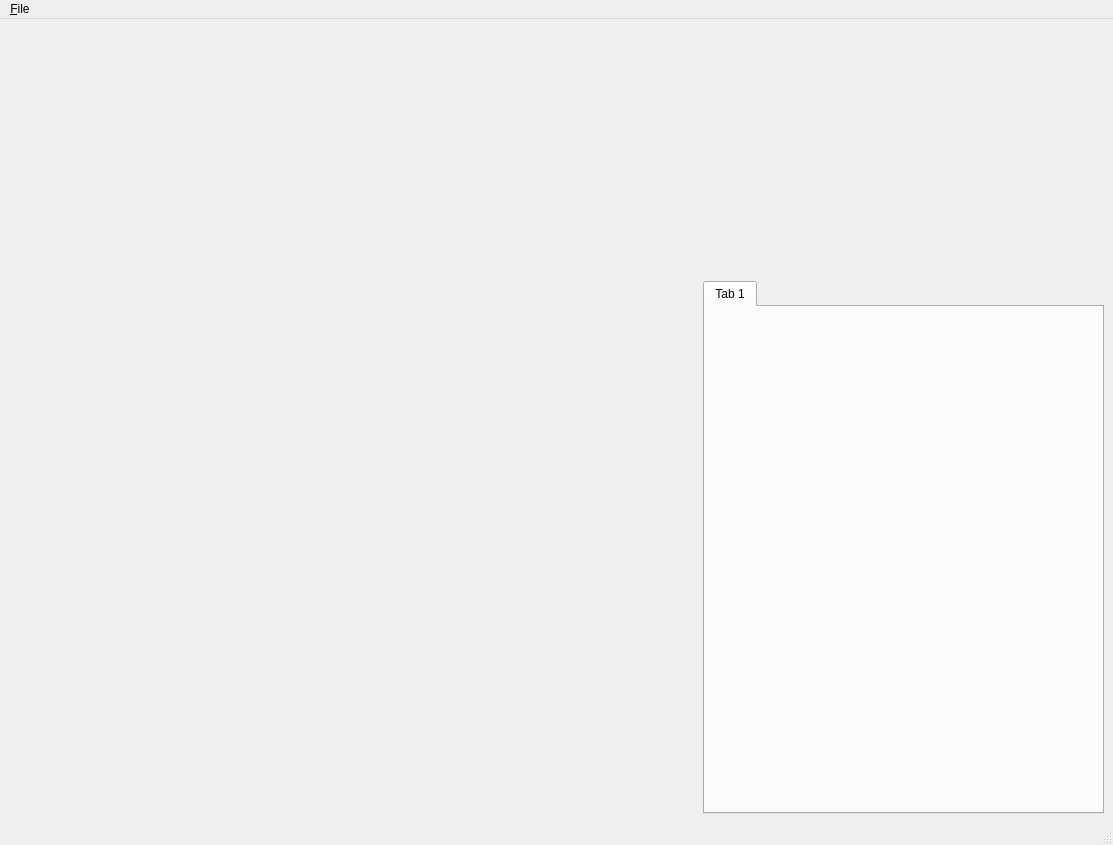
<?xml version="1.0" encoding="UTF-8"?>
<ui version="4.0">
 <class>MainWindow</class>
 <widget class="QMainWindow" name="MainWindow">
  <property name="geometry">
   <rect>
    <x>0</x>
    <y>0</y>
    <width>1113</width>
    <height>845</height>
   </rect>
  </property>
  <property name="windowTitle">
   <string>MainWindow</string>
  </property>
  <property name="styleSheet">
   <string notr="true">QSplitter::handle:horizontal {
background: qlineargradient(x1:0, y1:0, x2:1, y2:1,
    stop:0 #eee, stop:1 #ccc);
border: 0px solid #777;
width: 3px;
border-radius: 4px;
}

QSplitter::handle:vertical {
background: qlineargradient(x1:0, y1:0, x2:1, y2:1,
    stop:0 #eee, stop:1 #ccc);
border: 0px solid #777;
height: 3px;
border-radius: 4px;
}
</string>
  </property>
  <widget class="QWidget" name="centralwidget">
   <property name="sizePolicy">
    <sizepolicy hsizetype="Preferred" vsizetype="Preferred">
     <horstretch>0</horstretch>
     <verstretch>0</verstretch>
    </sizepolicy>
   </property>
   <property name="styleSheet">
    <string notr="true"/>
   </property>
   <layout class="QVBoxLayout" name="verticalLayout">
    <item>
     <widget class="QSplitter" name="splitter_2">
      <property name="orientation">
       <enum>Qt::Vertical</enum>
      </property>
      <widget class="QWidget" name="echogram_widget" native="true">
       <property name="maximumSize">
        <size>
         <width>16777215</width>
         <height>250</height>
        </size>
       </property>
      </widget>
      <widget class="QSplitter" name="splitter">
       <property name="orientation">
        <enum>Qt::Horizontal</enum>
       </property>
       <widget class="QWidget" name="sonar_widget" native="true"/>
       <widget class="QTabWidget" name="info_widget">
        <property name="tabShape">
         <enum>QTabWidget::Rounded</enum>
        </property>
        <property name="currentIndex">
         <number>0</number>
        </property>
        <widget class="QWidget" name="tab_1">
         <attribute name="title">
          <string>Tab 1</string>
         </attribute>
        </widget>
       </widget>
      </widget>
     </widget>
    </item>
   </layout>
  </widget>
  <widget class="QMenuBar" name="menubar">
   <property name="geometry">
    <rect>
     <x>0</x>
     <y>0</y>
     <width>1113</width>
     <height>26</height>
    </rect>
   </property>
   <widget class="QMenu" name="menu_File">
    <property name="title">
     <string>&amp;File</string>
    </property>
    <addaction name="action_Open"/>
   </widget>
   <addaction name="menu_File"/>
  </widget>
  <widget class="QStatusBar" name="statusbar"/>
  <action name="action_Open">
   <property name="text">
    <string>&amp;Open</string>
   </property>
  </action>
 </widget>
 <resources/>
 <connections/>
</ui>
